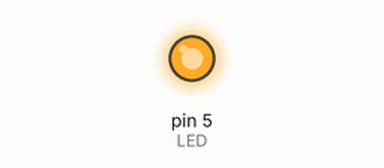
This sketch was run on a simulated Arduino Uno, built with avr-gcc and run on an emulated ATmega328P. Parts: output pins drawn as LEDs (lit = HIGH).

Above: at 0.1 s.
At 10.1 s:
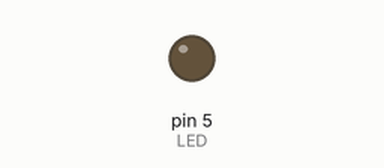
Timing chart, 0 to 17.5 s (numbered marks = the images above):
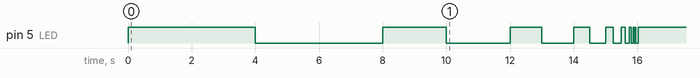

Measured:
- by itself, pin 5 (LED): LOW → HIGH at 0.00 s, → LOW 4.0 s later, → HIGH 4.0 s later, → LOW 2.0 s later, … (19 changes in this stretch)

The sketch:

Task1_Blink.ino
```cpp
#define LED 5

int delayTime = 4000;  // start with a four second on / four second off blink

// the setup function runs once when you press reset or power the board
void setup() {
  // initialize digital pin 5 as an output.
  pinMode(LED, OUTPUT);
}

// the loop function runs over and over again forever
void loop() {
  if (delayTime < 1) {
    digitalWrite(LED, HIGH);  // frequency is now "infinite" -- stay on permanently
    return;
  }

  digitalWrite(LED, HIGH);  // turn the LED on (HIGH is the voltage level)
  delay(delayTime);         // wait
  digitalWrite(LED, LOW);   // turn the LED off by making the voltage LOW
  delay(delayTime);         // wait

  delayTime = delayTime / 2;  // halve the delay so the blink frequency doubles
}
```
